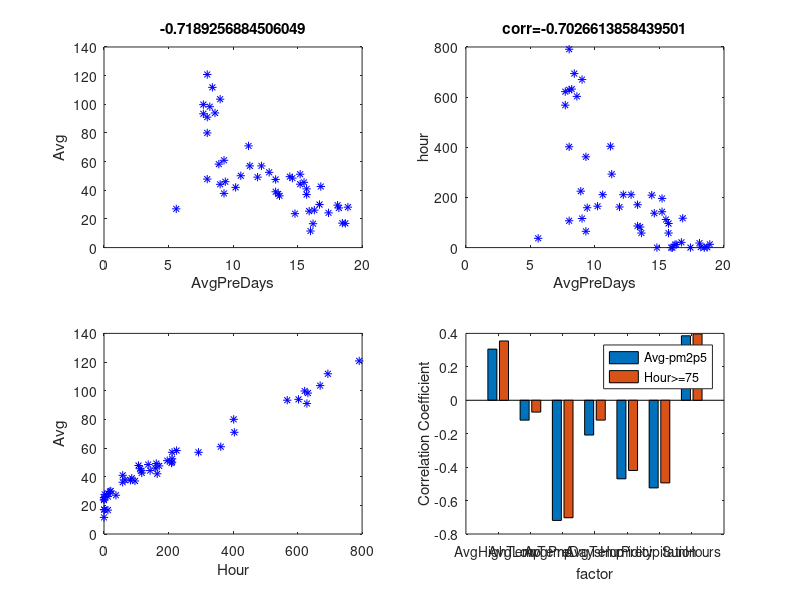

Source code (MATLAB):
function [] = plot_AvgPreDays()
%UNTITLED2 Summary of this function goes here
%   Detailed explanation goes here
load Avg.txt
load Hour.txt
load AvgPreDays.txt
subplot(221),plot(AvgPreDays,Avg,'b*');
xlabel('AvgPreDays'),ylabel('Avg');
title('-0.7189256884506049');
subplot(222),plot(AvgPreDays,Hour,'b*');
xlabel('AvgPreDays'),ylabel('hour');
title('corr=-0.7026613858439501');
matrix_pm2p5=[0.305907654504503 0.3547301279768298;
    -0.11900034736989357 -0.07080955582174527;
    -0.7189256884506049 -0.7026613858439501;
    -0.20791130801744176 -0.11876070530018361;
    -0.4698328582601648 -0.42001943333118763;
    -0.5242365355634637 -0.4942710375505847;
    0.3857507506008064 0.3967289085380031];
subplot(223),plot(Hour,Avg,'b*');
xlabel('Hour'),ylabel('Avg');
subplot(224),bar(matrix_pm2p5);
legend('Avg-pm2p5','Hour>=75');
xlabel('factor');
ylabel('Correlation Coefficient');
set(gca, 'XTick', 1:7);
set(gca,'XTickLabel',{'AvgHighTemp','AvgLowTemp','AvgPreDays','AvgTemp','Humidity','Precipitation','SunHours'});
end

